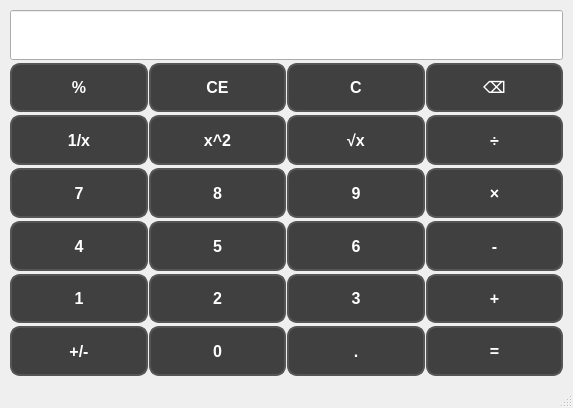
<?xml version="1.0" encoding="UTF-8"?>
<ui version="4.0">
 <class>MainWindow</class>
 <widget class="QMainWindow" name="MainWindow">
  <property name="geometry">
   <rect>
    <x>0</x>
    <y>0</y>
    <width>573</width>
    <height>408</height>
   </rect>
  </property>
  <property name="windowTitle">
   <string>计算器-许浩然-2023414290431</string>
  </property>
  <widget class="QWidget" name="centralwidget">
   <property name="sizePolicy">
    <sizepolicy hsizetype="Minimum" vsizetype="Minimum">
     <horstretch>0</horstretch>
     <verstretch>0</verstretch>
    </sizepolicy>
   </property>
   <layout class="QVBoxLayout" name="verticalLayout">
    <item>
     <layout class="QGridLayout" name="gridLayout">
      <property name="leftMargin">
       <number>1</number>
      </property>
      <property name="topMargin">
       <number>1</number>
      </property>
      <property name="rightMargin">
       <number>1</number>
      </property>
      <property name="bottomMargin">
       <number>1</number>
      </property>
      <property name="horizontalSpacing">
       <number>1</number>
      </property>
      <property name="verticalSpacing">
       <number>3</number>
      </property>
      <item row="1" column="3">
       <widget class="QPushButton" name="delete_2">
        <property name="sizePolicy">
         <sizepolicy hsizetype="Minimum" vsizetype="Minimum">
          <horstretch>0</horstretch>
          <verstretch>0</verstretch>
         </sizepolicy>
        </property>
        <property name="styleSheet">
         <string notr="true">QWidget {
    background-color: #2b2b2b;
    color: #ffffff;
    font-family: 'Segoe UI', Arial;
    font-size: 14px;
}

QPushButton {
    background-color: #404040;
    border: 2px solid #555555;
    border-radius: 10px;
    color: white;
    font-size: 16px;
    font-weight: bold;
    min-width: 40px;
    min-height: 40px;
}

QPushButton:hover {
    background-color: #505050;
    border-color: #666666;
}

QPushButton:pressed {
    background-color: #606060;
}

/* 数字按钮特殊样式 */
QPushButton[styleClass=&quot;number&quot;] {
    background-color: #4a4a4a;
    border-color: #666666;
}

QPushButton[styleClass=&quot;number&quot;]:hover {
    background-color: #5a5a5a;
}

/* 运算符按钮特殊样式 */
QPushButton[styleClass=&quot;operator&quot;] {
    background-color: #ff9500;
    border-color: #ffad33;
    color: white;
}

QPushButton[styleClass=&quot;operator&quot;]:hover {
    background-color: #ffaa33;
}

QPushButton[styleClass=&quot;operator&quot;]:pressed {
    background-color: #e68500;
}

/* 等号按钮特殊样式 */
QPushButton[styleClass=&quot;equals&quot;] {
    background-color: #007aff;
    border-color: #3395ff;
}

QPushButton[styleClass=&quot;equals&quot;]:hover {
    background-color: #3395ff;
}

/* 显示区域样式 */
QLineEdit {
    background-color: #1a1a1a;
    border: 2px solid #444444;
    border-radius: 8px;
    color: #00ff00;
    font-size: 24px;
    font-weight: bold;
    padding: 10px;
    selection-background-color: #007acc;
}</string>
        </property>
        <property name="text">
         <string>⌫</string>
        </property>
       </widget>
      </item>
      <item row="4" column="1">
       <widget class="QPushButton" name="btnNum5">
        <property name="sizePolicy">
         <sizepolicy hsizetype="Minimum" vsizetype="Minimum">
          <horstretch>0</horstretch>
          <verstretch>0</verstretch>
         </sizepolicy>
        </property>
        <property name="styleSheet">
         <string notr="true">QWidget {
    background-color: #2b2b2b;
    color: #ffffff;
    font-family: 'Segoe UI', Arial;
    font-size: 14px;
}

QPushButton {
    background-color: #404040;
    border: 2px solid #555555;
    border-radius: 10px;
    color: white;
    font-size: 16px;
    font-weight: bold;
    min-width: 40px;
    min-height: 40px;
}

QPushButton:hover {
    background-color: #505050;
    border-color: #666666;
}

QPushButton:pressed {
    background-color: #606060;
}

/* 数字按钮特殊样式 */
QPushButton[styleClass=&quot;number&quot;] {
    background-color: #4a4a4a;
    border-color: #666666;
}

QPushButton[styleClass=&quot;number&quot;]:hover {
    background-color: #5a5a5a;
}

/* 运算符按钮特殊样式 */
QPushButton[styleClass=&quot;operator&quot;] {
    background-color: #ff9500;
    border-color: #ffad33;
    color: white;
}

QPushButton[styleClass=&quot;operator&quot;]:hover {
    background-color: #ffaa33;
}

QPushButton[styleClass=&quot;operator&quot;]:pressed {
    background-color: #e68500;
}

/* 等号按钮特殊样式 */
QPushButton[styleClass=&quot;equals&quot;] {
    background-color: #007aff;
    border-color: #3395ff;
}

QPushButton[styleClass=&quot;equals&quot;]:hover {
    background-color: #3395ff;
}

/* 显示区域样式 */
QLineEdit {
    background-color: #1a1a1a;
    border: 2px solid #444444;
    border-radius: 8px;
    color: #00ff00;
    font-size: 24px;
    font-weight: bold;
    padding: 10px;
    selection-background-color: #007acc;
}</string>
        </property>
        <property name="text">
         <string>5</string>
        </property>
       </widget>
      </item>
      <item row="5" column="0">
       <widget class="QPushButton" name="btnNum1">
        <property name="sizePolicy">
         <sizepolicy hsizetype="Minimum" vsizetype="Minimum">
          <horstretch>0</horstretch>
          <verstretch>0</verstretch>
         </sizepolicy>
        </property>
        <property name="styleSheet">
         <string notr="true">QWidget {
    background-color: #2b2b2b;
    color: #ffffff;
    font-family: 'Segoe UI', Arial;
    font-size: 14px;
}

QPushButton {
    background-color: #404040;
    border: 2px solid #555555;
    border-radius: 10px;
    color: white;
    font-size: 16px;
    font-weight: bold;
    min-width: 40px;
    min-height: 40px;
}

QPushButton:hover {
    background-color: #505050;
    border-color: #666666;
}

QPushButton:pressed {
    background-color: #606060;
}

/* 数字按钮特殊样式 */
QPushButton[styleClass=&quot;number&quot;] {
    background-color: #4a4a4a;
    border-color: #666666;
}

QPushButton[styleClass=&quot;number&quot;]:hover {
    background-color: #5a5a5a;
}

/* 运算符按钮特殊样式 */
QPushButton[styleClass=&quot;operator&quot;] {
    background-color: #ff9500;
    border-color: #ffad33;
    color: white;
}

QPushButton[styleClass=&quot;operator&quot;]:hover {
    background-color: #ffaa33;
}

QPushButton[styleClass=&quot;operator&quot;]:pressed {
    background-color: #e68500;
}

/* 等号按钮特殊样式 */
QPushButton[styleClass=&quot;equals&quot;] {
    background-color: #007aff;
    border-color: #3395ff;
}

QPushButton[styleClass=&quot;equals&quot;]:hover {
    background-color: #3395ff;
}

/* 显示区域样式 */
QLineEdit {
    background-color: #1a1a1a;
    border: 2px solid #444444;
    border-radius: 8px;
    color: #00ff00;
    font-size: 24px;
    font-weight: bold;
    padding: 10px;
    selection-background-color: #007acc;
}</string>
        </property>
        <property name="text">
         <string>1</string>
        </property>
       </widget>
      </item>
      <item row="6" column="1">
       <widget class="QPushButton" name="btnNum0">
        <property name="sizePolicy">
         <sizepolicy hsizetype="Minimum" vsizetype="Minimum">
          <horstretch>0</horstretch>
          <verstretch>0</verstretch>
         </sizepolicy>
        </property>
        <property name="styleSheet">
         <string notr="true">QWidget {
    background-color: #2b2b2b;
    color: #ffffff;
    font-family: 'Segoe UI', Arial;
    font-size: 14px;
}

QPushButton {
    background-color: #404040;
    border: 2px solid #555555;
    border-radius: 10px;
    color: white;
    font-size: 16px;
    font-weight: bold;
    min-width: 40px;
    min-height: 40px;
}

QPushButton:hover {
    background-color: #505050;
    border-color: #666666;
}

QPushButton:pressed {
    background-color: #606060;
}

/* 数字按钮特殊样式 */
QPushButton[styleClass=&quot;number&quot;] {
    background-color: #4a4a4a;
    border-color: #666666;
}

QPushButton[styleClass=&quot;number&quot;]:hover {
    background-color: #5a5a5a;
}

/* 运算符按钮特殊样式 */
QPushButton[styleClass=&quot;operator&quot;] {
    background-color: #ff9500;
    border-color: #ffad33;
    color: white;
}

QPushButton[styleClass=&quot;operator&quot;]:hover {
    background-color: #ffaa33;
}

QPushButton[styleClass=&quot;operator&quot;]:pressed {
    background-color: #e68500;
}

/* 等号按钮特殊样式 */
QPushButton[styleClass=&quot;equals&quot;] {
    background-color: #007aff;
    border-color: #3395ff;
}

QPushButton[styleClass=&quot;equals&quot;]:hover {
    background-color: #3395ff;
}

/* 显示区域样式 */
QLineEdit {
    background-color: #1a1a1a;
    border: 2px solid #444444;
    border-radius: 8px;
    color: #00ff00;
    font-size: 24px;
    font-weight: bold;
    padding: 10px;
    selection-background-color: #007acc;
}</string>
        </property>
        <property name="text">
         <string>0</string>
        </property>
       </widget>
      </item>
      <item row="5" column="2">
       <widget class="QPushButton" name="btnNum3">
        <property name="sizePolicy">
         <sizepolicy hsizetype="Minimum" vsizetype="Minimum">
          <horstretch>0</horstretch>
          <verstretch>0</verstretch>
         </sizepolicy>
        </property>
        <property name="styleSheet">
         <string notr="true">QWidget {
    background-color: #2b2b2b;
    color: #ffffff;
    font-family: 'Segoe UI', Arial;
    font-size: 14px;
}

QPushButton {
    background-color: #404040;
    border: 2px solid #555555;
    border-radius: 10px;
    color: white;
    font-size: 16px;
    font-weight: bold;
    min-width: 40px;
    min-height: 40px;
}

QPushButton:hover {
    background-color: #505050;
    border-color: #666666;
}

QPushButton:pressed {
    background-color: #606060;
}

/* 数字按钮特殊样式 */
QPushButton[styleClass=&quot;number&quot;] {
    background-color: #4a4a4a;
    border-color: #666666;
}

QPushButton[styleClass=&quot;number&quot;]:hover {
    background-color: #5a5a5a;
}

/* 运算符按钮特殊样式 */
QPushButton[styleClass=&quot;operator&quot;] {
    background-color: #ff9500;
    border-color: #ffad33;
    color: white;
}

QPushButton[styleClass=&quot;operator&quot;]:hover {
    background-color: #ffaa33;
}

QPushButton[styleClass=&quot;operator&quot;]:pressed {
    background-color: #e68500;
}

/* 等号按钮特殊样式 */
QPushButton[styleClass=&quot;equals&quot;] {
    background-color: #007aff;
    border-color: #3395ff;
}

QPushButton[styleClass=&quot;equals&quot;]:hover {
    background-color: #3395ff;
}

/* 显示区域样式 */
QLineEdit {
    background-color: #1a1a1a;
    border: 2px solid #444444;
    border-radius: 8px;
    color: #00ff00;
    font-size: 24px;
    font-weight: bold;
    padding: 10px;
    selection-background-color: #007acc;
}</string>
        </property>
        <property name="text">
         <string>3</string>
        </property>
       </widget>
      </item>
      <item row="6" column="3">
       <widget class="QPushButton" name="dengyu">
        <property name="sizePolicy">
         <sizepolicy hsizetype="Minimum" vsizetype="Minimum">
          <horstretch>0</horstretch>
          <verstretch>0</verstretch>
         </sizepolicy>
        </property>
        <property name="styleSheet">
         <string notr="true">QWidget {
    background-color: #2b2b2b;
    color: #ffffff;
    font-family: 'Segoe UI', Arial;
    font-size: 14px;
}

QPushButton {
    background-color: #404040;
    border: 2px solid #555555;
    border-radius: 10px;
    color: white;
    font-size: 16px;
    font-weight: bold;
    min-width: 40px;
    min-height: 40px;
}

QPushButton:hover {
    background-color: #505050;
    border-color: #666666;
}

QPushButton:pressed {
    background-color: #606060;
}

/* 数字按钮特殊样式 */
QPushButton[styleClass=&quot;number&quot;] {
    background-color: #4a4a4a;
    border-color: #666666;
}

QPushButton[styleClass=&quot;number&quot;]:hover {
    background-color: #5a5a5a;
}

/* 运算符按钮特殊样式 */
QPushButton[styleClass=&quot;operator&quot;] {
    background-color: #ff9500;
    border-color: #ffad33;
    color: white;
}

QPushButton[styleClass=&quot;operator&quot;]:hover {
    background-color: #ffaa33;
}

QPushButton[styleClass=&quot;operator&quot;]:pressed {
    background-color: #e68500;
}

/* 等号按钮特殊样式 */
QPushButton[styleClass=&quot;equals&quot;] {
    background-color: #007aff;
    border-color: #3395ff;
}

QPushButton[styleClass=&quot;equals&quot;]:hover {
    background-color: #3395ff;
}

/* 显示区域样式 */
QLineEdit {
    background-color: #1a1a1a;
    border: 2px solid #444444;
    border-radius: 8px;
    color: #00ff00;
    font-size: 24px;
    font-weight: bold;
    padding: 10px;
    selection-background-color: #007acc;
}</string>
        </property>
        <property name="text">
         <string>=</string>
        </property>
       </widget>
      </item>
      <item row="5" column="1">
       <widget class="QPushButton" name="btnNum2">
        <property name="sizePolicy">
         <sizepolicy hsizetype="Minimum" vsizetype="Minimum">
          <horstretch>0</horstretch>
          <verstretch>0</verstretch>
         </sizepolicy>
        </property>
        <property name="styleSheet">
         <string notr="true">QWidget {
    background-color: #2b2b2b;
    color: #ffffff;
    font-family: 'Segoe UI', Arial;
    font-size: 14px;
}

QPushButton {
    background-color: #404040;
    border: 2px solid #555555;
    border-radius: 10px;
    color: white;
    font-size: 16px;
    font-weight: bold;
    min-width: 40px;
    min-height: 40px;
}

QPushButton:hover {
    background-color: #505050;
    border-color: #666666;
}

QPushButton:pressed {
    background-color: #606060;
}

/* 数字按钮特殊样式 */
QPushButton[styleClass=&quot;number&quot;] {
    background-color: #4a4a4a;
    border-color: #666666;
}

QPushButton[styleClass=&quot;number&quot;]:hover {
    background-color: #5a5a5a;
}

/* 运算符按钮特殊样式 */
QPushButton[styleClass=&quot;operator&quot;] {
    background-color: #ff9500;
    border-color: #ffad33;
    color: white;
}

QPushButton[styleClass=&quot;operator&quot;]:hover {
    background-color: #ffaa33;
}

QPushButton[styleClass=&quot;operator&quot;]:pressed {
    background-color: #e68500;
}

/* 等号按钮特殊样式 */
QPushButton[styleClass=&quot;equals&quot;] {
    background-color: #007aff;
    border-color: #3395ff;
}

QPushButton[styleClass=&quot;equals&quot;]:hover {
    background-color: #3395ff;
}

/* 显示区域样式 */
QLineEdit {
    background-color: #1a1a1a;
    border: 2px solid #444444;
    border-radius: 8px;
    color: #00ff00;
    font-size: 24px;
    font-weight: bold;
    padding: 10px;
    selection-background-color: #007acc;
}</string>
        </property>
        <property name="text">
         <string>2</string>
        </property>
       </widget>
      </item>
      <item row="5" column="3">
       <widget class="QPushButton" name="jiafa">
        <property name="sizePolicy">
         <sizepolicy hsizetype="Minimum" vsizetype="Minimum">
          <horstretch>0</horstretch>
          <verstretch>0</verstretch>
         </sizepolicy>
        </property>
        <property name="styleSheet">
         <string notr="true">QWidget {
    background-color: #2b2b2b;
    color: #ffffff;
    font-family: 'Segoe UI', Arial;
    font-size: 14px;
}

QPushButton {
    background-color: #404040;
    border: 2px solid #555555;
    border-radius: 10px;
    color: white;
    font-size: 16px;
    font-weight: bold;
    min-width: 40px;
    min-height: 40px;
}

QPushButton:hover {
    background-color: #505050;
    border-color: #666666;
}

QPushButton:pressed {
    background-color: #606060;
}

/* 数字按钮特殊样式 */
QPushButton[styleClass=&quot;number&quot;] {
    background-color: #4a4a4a;
    border-color: #666666;
}

QPushButton[styleClass=&quot;number&quot;]:hover {
    background-color: #5a5a5a;
}

/* 运算符按钮特殊样式 */
QPushButton[styleClass=&quot;operator&quot;] {
    background-color: #ff9500;
    border-color: #ffad33;
    color: white;
}

QPushButton[styleClass=&quot;operator&quot;]:hover {
    background-color: #ffaa33;
}

QPushButton[styleClass=&quot;operator&quot;]:pressed {
    background-color: #e68500;
}

/* 等号按钮特殊样式 */
QPushButton[styleClass=&quot;equals&quot;] {
    background-color: #007aff;
    border-color: #3395ff;
}

QPushButton[styleClass=&quot;equals&quot;]:hover {
    background-color: #3395ff;
}

/* 显示区域样式 */
QLineEdit {
    background-color: #1a1a1a;
    border: 2px solid #444444;
    border-radius: 8px;
    color: #00ff00;
    font-size: 24px;
    font-weight: bold;
    padding: 10px;
    selection-background-color: #007acc;
}</string>
        </property>
        <property name="text">
         <string>+</string>
        </property>
       </widget>
      </item>
      <item row="3" column="0">
       <widget class="QPushButton" name="btnNum7">
        <property name="sizePolicy">
         <sizepolicy hsizetype="Minimum" vsizetype="Minimum">
          <horstretch>0</horstretch>
          <verstretch>0</verstretch>
         </sizepolicy>
        </property>
        <property name="styleSheet">
         <string notr="true">QWidget {
    background-color: #2b2b2b;
    color: #ffffff;
    font-family: 'Segoe UI', Arial;
    font-size: 14px;
}

QPushButton {
    background-color: #404040;
    border: 2px solid #555555;
    border-radius: 10px;
    color: white;
    font-size: 16px;
    font-weight: bold;
    min-width: 40px;
    min-height: 40px;
}

QPushButton:hover {
    background-color: #505050;
    border-color: #666666;
}

QPushButton:pressed {
    background-color: #606060;
}

/* 数字按钮特殊样式 */
QPushButton[styleClass=&quot;number&quot;] {
    background-color: #4a4a4a;
    border-color: #666666;
}

QPushButton[styleClass=&quot;number&quot;]:hover {
    background-color: #5a5a5a;
}

/* 运算符按钮特殊样式 */
QPushButton[styleClass=&quot;operator&quot;] {
    background-color: #ff9500;
    border-color: #ffad33;
    color: white;
}

QPushButton[styleClass=&quot;operator&quot;]:hover {
    background-color: #ffaa33;
}

QPushButton[styleClass=&quot;operator&quot;]:pressed {
    background-color: #e68500;
}

/* 等号按钮特殊样式 */
QPushButton[styleClass=&quot;equals&quot;] {
    background-color: #007aff;
    border-color: #3395ff;
}

QPushButton[styleClass=&quot;equals&quot;]:hover {
    background-color: #3395ff;
}

/* 显示区域样式 */
QLineEdit {
    background-color: #1a1a1a;
    border: 2px solid #444444;
    border-radius: 8px;
    color: #00ff00;
    font-size: 24px;
    font-weight: bold;
    padding: 10px;
    selection-background-color: #007acc;
}</string>
        </property>
        <property name="text">
         <string>7</string>
        </property>
       </widget>
      </item>
      <item row="2" column="3">
       <widget class="QPushButton" name="chufa">
        <property name="sizePolicy">
         <sizepolicy hsizetype="Minimum" vsizetype="Minimum">
          <horstretch>0</horstretch>
          <verstretch>0</verstretch>
         </sizepolicy>
        </property>
        <property name="styleSheet">
         <string notr="true">QWidget {
    background-color: #2b2b2b;
    color: #ffffff;
    font-family: 'Segoe UI', Arial;
    font-size: 14px;
}

QPushButton {
    background-color: #404040;
    border: 2px solid #555555;
    border-radius: 10px;
    color: white;
    font-size: 16px;
    font-weight: bold;
    min-width: 40px;
    min-height: 40px;
}

QPushButton:hover {
    background-color: #505050;
    border-color: #666666;
}

QPushButton:pressed {
    background-color: #606060;
}

/* 数字按钮特殊样式 */
QPushButton[styleClass=&quot;number&quot;] {
    background-color: #4a4a4a;
    border-color: #666666;
}

QPushButton[styleClass=&quot;number&quot;]:hover {
    background-color: #5a5a5a;
}

/* 运算符按钮特殊样式 */
QPushButton[styleClass=&quot;operator&quot;] {
    background-color: #ff9500;
    border-color: #ffad33;
    color: white;
}

QPushButton[styleClass=&quot;operator&quot;]:hover {
    background-color: #ffaa33;
}

QPushButton[styleClass=&quot;operator&quot;]:pressed {
    background-color: #e68500;
}

/* 等号按钮特殊样式 */
QPushButton[styleClass=&quot;equals&quot;] {
    background-color: #007aff;
    border-color: #3395ff;
}

QPushButton[styleClass=&quot;equals&quot;]:hover {
    background-color: #3395ff;
}

/* 显示区域样式 */
QLineEdit {
    background-color: #1a1a1a;
    border: 2px solid #444444;
    border-radius: 8px;
    color: #00ff00;
    font-size: 24px;
    font-weight: bold;
    padding: 10px;
    selection-background-color: #007acc;
}</string>
        </property>
        <property name="text">
         <string>÷</string>
        </property>
       </widget>
      </item>
      <item row="3" column="1">
       <widget class="QPushButton" name="btnNum8">
        <property name="sizePolicy">
         <sizepolicy hsizetype="Minimum" vsizetype="Minimum">
          <horstretch>0</horstretch>
          <verstretch>0</verstretch>
         </sizepolicy>
        </property>
        <property name="styleSheet">
         <string notr="true">QWidget {
    background-color: #2b2b2b;
    color: #ffffff;
    font-family: 'Segoe UI', Arial;
    font-size: 14px;
}

QPushButton {
    background-color: #404040;
    border: 2px solid #555555;
    border-radius: 10px;
    color: white;
    font-size: 16px;
    font-weight: bold;
    min-width: 40px;
    min-height: 40px;
}

QPushButton:hover {
    background-color: #505050;
    border-color: #666666;
}

QPushButton:pressed {
    background-color: #606060;
}

/* 数字按钮特殊样式 */
QPushButton[styleClass=&quot;number&quot;] {
    background-color: #4a4a4a;
    border-color: #666666;
}

QPushButton[styleClass=&quot;number&quot;]:hover {
    background-color: #5a5a5a;
}

/* 运算符按钮特殊样式 */
QPushButton[styleClass=&quot;operator&quot;] {
    background-color: #ff9500;
    border-color: #ffad33;
    color: white;
}

QPushButton[styleClass=&quot;operator&quot;]:hover {
    background-color: #ffaa33;
}

QPushButton[styleClass=&quot;operator&quot;]:pressed {
    background-color: #e68500;
}

/* 等号按钮特殊样式 */
QPushButton[styleClass=&quot;equals&quot;] {
    background-color: #007aff;
    border-color: #3395ff;
}

QPushButton[styleClass=&quot;equals&quot;]:hover {
    background-color: #3395ff;
}

/* 显示区域样式 */
QLineEdit {
    background-color: #1a1a1a;
    border: 2px solid #444444;
    border-radius: 8px;
    color: #00ff00;
    font-size: 24px;
    font-weight: bold;
    padding: 10px;
    selection-background-color: #007acc;
}</string>
        </property>
        <property name="text">
         <string>8</string>
        </property>
       </widget>
      </item>
      <item row="6" column="2">
       <widget class="QPushButton" name="xiaoshudian">
        <property name="sizePolicy">
         <sizepolicy hsizetype="Minimum" vsizetype="Minimum">
          <horstretch>0</horstretch>
          <verstretch>0</verstretch>
         </sizepolicy>
        </property>
        <property name="styleSheet">
         <string notr="true">QWidget {
    background-color: #2b2b2b;
    color: #ffffff;
    font-family: 'Segoe UI', Arial;
    font-size: 14px;
}

QPushButton {
    background-color: #404040;
    border: 2px solid #555555;
    border-radius: 10px;
    color: white;
    font-size: 16px;
    font-weight: bold;
    min-width: 40px;
    min-height: 40px;
}

QPushButton:hover {
    background-color: #505050;
    border-color: #666666;
}

QPushButton:pressed {
    background-color: #606060;
}

/* 数字按钮特殊样式 */
QPushButton[styleClass=&quot;number&quot;] {
    background-color: #4a4a4a;
    border-color: #666666;
}

QPushButton[styleClass=&quot;number&quot;]:hover {
    background-color: #5a5a5a;
}

/* 运算符按钮特殊样式 */
QPushButton[styleClass=&quot;operator&quot;] {
    background-color: #ff9500;
    border-color: #ffad33;
    color: white;
}

QPushButton[styleClass=&quot;operator&quot;]:hover {
    background-color: #ffaa33;
}

QPushButton[styleClass=&quot;operator&quot;]:pressed {
    background-color: #e68500;
}

/* 等号按钮特殊样式 */
QPushButton[styleClass=&quot;equals&quot;] {
    background-color: #007aff;
    border-color: #3395ff;
}

QPushButton[styleClass=&quot;equals&quot;]:hover {
    background-color: #3395ff;
}

/* 显示区域样式 */
QLineEdit {
    background-color: #1a1a1a;
    border: 2px solid #444444;
    border-radius: 8px;
    color: #00ff00;
    font-size: 24px;
    font-weight: bold;
    padding: 10px;
    selection-background-color: #007acc;
}</string>
        </property>
        <property name="text">
         <string>.</string>
        </property>
       </widget>
      </item>
      <item row="3" column="3">
       <widget class="QPushButton" name="chengfa">
        <property name="sizePolicy">
         <sizepolicy hsizetype="Minimum" vsizetype="Minimum">
          <horstretch>0</horstretch>
          <verstretch>0</verstretch>
         </sizepolicy>
        </property>
        <property name="styleSheet">
         <string notr="true">QWidget {
    background-color: #2b2b2b;
    color: #ffffff;
    font-family: 'Segoe UI', Arial;
    font-size: 14px;
}

QPushButton {
    background-color: #404040;
    border: 2px solid #555555;
    border-radius: 10px;
    color: white;
    font-size: 16px;
    font-weight: bold;
    min-width: 40px;
    min-height: 40px;
}

QPushButton:hover {
    background-color: #505050;
    border-color: #666666;
}

QPushButton:pressed {
    background-color: #606060;
}

/* 数字按钮特殊样式 */
QPushButton[styleClass=&quot;number&quot;] {
    background-color: #4a4a4a;
    border-color: #666666;
}

QPushButton[styleClass=&quot;number&quot;]:hover {
    background-color: #5a5a5a;
}

/* 运算符按钮特殊样式 */
QPushButton[styleClass=&quot;operator&quot;] {
    background-color: #ff9500;
    border-color: #ffad33;
    color: white;
}

QPushButton[styleClass=&quot;operator&quot;]:hover {
    background-color: #ffaa33;
}

QPushButton[styleClass=&quot;operator&quot;]:pressed {
    background-color: #e68500;
}

/* 等号按钮特殊样式 */
QPushButton[styleClass=&quot;equals&quot;] {
    background-color: #007aff;
    border-color: #3395ff;
}

QPushButton[styleClass=&quot;equals&quot;]:hover {
    background-color: #3395ff;
}

/* 显示区域样式 */
QLineEdit {
    background-color: #1a1a1a;
    border: 2px solid #444444;
    border-radius: 8px;
    color: #00ff00;
    font-size: 24px;
    font-weight: bold;
    padding: 10px;
    selection-background-color: #007acc;
}</string>
        </property>
        <property name="text">
         <string>×</string>
        </property>
       </widget>
      </item>
      <item row="2" column="1">
       <widget class="QPushButton" name="pingfang">
        <property name="sizePolicy">
         <sizepolicy hsizetype="Minimum" vsizetype="Minimum">
          <horstretch>0</horstretch>
          <verstretch>0</verstretch>
         </sizepolicy>
        </property>
        <property name="styleSheet">
         <string notr="true">QWidget {
    background-color: #2b2b2b;
    color: #ffffff;
    font-family: 'Segoe UI', Arial;
    font-size: 14px;
}

QPushButton {
    background-color: #404040;
    border: 2px solid #555555;
    border-radius: 10px;
    color: white;
    font-size: 16px;
    font-weight: bold;
    min-width: 40px;
    min-height: 40px;
}

QPushButton:hover {
    background-color: #505050;
    border-color: #666666;
}

QPushButton:pressed {
    background-color: #606060;
}

/* 数字按钮特殊样式 */
QPushButton[styleClass=&quot;number&quot;] {
    background-color: #4a4a4a;
    border-color: #666666;
}

QPushButton[styleClass=&quot;number&quot;]:hover {
    background-color: #5a5a5a;
}

/* 运算符按钮特殊样式 */
QPushButton[styleClass=&quot;operator&quot;] {
    background-color: #ff9500;
    border-color: #ffad33;
    color: white;
}

QPushButton[styleClass=&quot;operator&quot;]:hover {
    background-color: #ffaa33;
}

QPushButton[styleClass=&quot;operator&quot;]:pressed {
    background-color: #e68500;
}

/* 等号按钮特殊样式 */
QPushButton[styleClass=&quot;equals&quot;] {
    background-color: #007aff;
    border-color: #3395ff;
}

QPushButton[styleClass=&quot;equals&quot;]:hover {
    background-color: #3395ff;
}

/* 显示区域样式 */
QLineEdit {
    background-color: #1a1a1a;
    border: 2px solid #444444;
    border-radius: 8px;
    color: #00ff00;
    font-size: 24px;
    font-weight: bold;
    padding: 10px;
    selection-background-color: #007acc;
}</string>
        </property>
        <property name="text">
         <string>x^2</string>
        </property>
       </widget>
      </item>
      <item row="4" column="2">
       <widget class="QPushButton" name="btnNum6">
        <property name="sizePolicy">
         <sizepolicy hsizetype="Minimum" vsizetype="Minimum">
          <horstretch>0</horstretch>
          <verstretch>0</verstretch>
         </sizepolicy>
        </property>
        <property name="styleSheet">
         <string notr="true">QWidget {
    background-color: #2b2b2b;
    color: #ffffff;
    font-family: 'Segoe UI', Arial;
    font-size: 14px;
}

QPushButton {
    background-color: #404040;
    border: 2px solid #555555;
    border-radius: 10px;
    color: white;
    font-size: 16px;
    font-weight: bold;
    min-width: 40px;
    min-height: 40px;
}

QPushButton:hover {
    background-color: #505050;
    border-color: #666666;
}

QPushButton:pressed {
    background-color: #606060;
}

/* 数字按钮特殊样式 */
QPushButton[styleClass=&quot;number&quot;] {
    background-color: #4a4a4a;
    border-color: #666666;
}

QPushButton[styleClass=&quot;number&quot;]:hover {
    background-color: #5a5a5a;
}

/* 运算符按钮特殊样式 */
QPushButton[styleClass=&quot;operator&quot;] {
    background-color: #ff9500;
    border-color: #ffad33;
    color: white;
}

QPushButton[styleClass=&quot;operator&quot;]:hover {
    background-color: #ffaa33;
}

QPushButton[styleClass=&quot;operator&quot;]:pressed {
    background-color: #e68500;
}

/* 等号按钮特殊样式 */
QPushButton[styleClass=&quot;equals&quot;] {
    background-color: #007aff;
    border-color: #3395ff;
}

QPushButton[styleClass=&quot;equals&quot;]:hover {
    background-color: #3395ff;
}

/* 显示区域样式 */
QLineEdit {
    background-color: #1a1a1a;
    border: 2px solid #444444;
    border-radius: 8px;
    color: #00ff00;
    font-size: 24px;
    font-weight: bold;
    padding: 10px;
    selection-background-color: #007acc;
}</string>
        </property>
        <property name="text">
         <string>6</string>
        </property>
       </widget>
      </item>
      <item row="1" column="1">
       <widget class="QPushButton" name="CE">
        <property name="sizePolicy">
         <sizepolicy hsizetype="Minimum" vsizetype="Minimum">
          <horstretch>0</horstretch>
          <verstretch>0</verstretch>
         </sizepolicy>
        </property>
        <property name="styleSheet">
         <string notr="true">QWidget {
    background-color: #2b2b2b;
    color: #ffffff;
    font-family: 'Segoe UI', Arial;
    font-size: 14px;
}

QPushButton {
    background-color: #404040;
    border: 2px solid #555555;
    border-radius: 10px;
    color: white;
    font-size: 16px;
    font-weight: bold;
    min-width: 40px;
    min-height: 40px;
}

QPushButton:hover {
    background-color: #505050;
    border-color: #666666;
}

QPushButton:pressed {
    background-color: #606060;
}

/* 数字按钮特殊样式 */
QPushButton[styleClass=&quot;number&quot;] {
    background-color: #4a4a4a;
    border-color: #666666;
}

QPushButton[styleClass=&quot;number&quot;]:hover {
    background-color: #5a5a5a;
}

/* 运算符按钮特殊样式 */
QPushButton[styleClass=&quot;operator&quot;] {
    background-color: #ff9500;
    border-color: #ffad33;
    color: white;
}

QPushButton[styleClass=&quot;operator&quot;]:hover {
    background-color: #ffaa33;
}

QPushButton[styleClass=&quot;operator&quot;]:pressed {
    background-color: #e68500;
}

/* 等号按钮特殊样式 */
QPushButton[styleClass=&quot;equals&quot;] {
    background-color: #007aff;
    border-color: #3395ff;
}

QPushButton[styleClass=&quot;equals&quot;]:hover {
    background-color: #3395ff;
}

/* 显示区域样式 */
QLineEdit {
    background-color: #1a1a1a;
    border: 2px solid #444444;
    border-radius: 8px;
    color: #00ff00;
    font-size: 24px;
    font-weight: bold;
    padding: 10px;
    selection-background-color: #007acc;
}</string>
        </property>
        <property name="text">
         <string>CE</string>
        </property>
       </widget>
      </item>
      <item row="4" column="0">
       <widget class="QPushButton" name="btnNum4">
        <property name="sizePolicy">
         <sizepolicy hsizetype="Minimum" vsizetype="Minimum">
          <horstretch>0</horstretch>
          <verstretch>0</verstretch>
         </sizepolicy>
        </property>
        <property name="styleSheet">
         <string notr="true">QWidget {
    background-color: #2b2b2b;
    color: #ffffff;
    font-family: 'Segoe UI', Arial;
    font-size: 14px;
}

QPushButton {
    background-color: #404040;
    border: 2px solid #555555;
    border-radius: 10px;
    color: white;
    font-size: 16px;
    font-weight: bold;
    min-width: 40px;
    min-height: 40px;
}

QPushButton:hover {
    background-color: #505050;
    border-color: #666666;
}

QPushButton:pressed {
    background-color: #606060;
}

/* 数字按钮特殊样式 */
QPushButton[styleClass=&quot;number&quot;] {
    background-color: #4a4a4a;
    border-color: #666666;
}

QPushButton[styleClass=&quot;number&quot;]:hover {
    background-color: #5a5a5a;
}

/* 运算符按钮特殊样式 */
QPushButton[styleClass=&quot;operator&quot;] {
    background-color: #ff9500;
    border-color: #ffad33;
    color: white;
}

QPushButton[styleClass=&quot;operator&quot;]:hover {
    background-color: #ffaa33;
}

QPushButton[styleClass=&quot;operator&quot;]:pressed {
    background-color: #e68500;
}

/* 等号按钮特殊样式 */
QPushButton[styleClass=&quot;equals&quot;] {
    background-color: #007aff;
    border-color: #3395ff;
}

QPushButton[styleClass=&quot;equals&quot;]:hover {
    background-color: #3395ff;
}

/* 显示区域样式 */
QLineEdit {
    background-color: #1a1a1a;
    border: 2px solid #444444;
    border-radius: 8px;
    color: #00ff00;
    font-size: 24px;
    font-weight: bold;
    padding: 10px;
    selection-background-color: #007acc;
}</string>
        </property>
        <property name="text">
         <string>4</string>
        </property>
       </widget>
      </item>
      <item row="4" column="3">
       <widget class="QPushButton" name="jianfa">
        <property name="sizePolicy">
         <sizepolicy hsizetype="Minimum" vsizetype="Minimum">
          <horstretch>0</horstretch>
          <verstretch>0</verstretch>
         </sizepolicy>
        </property>
        <property name="styleSheet">
         <string notr="true">QWidget {
    background-color: #2b2b2b;
    color: #ffffff;
    font-family: 'Segoe UI', Arial;
    font-size: 14px;
}

QPushButton {
    background-color: #404040;
    border: 2px solid #555555;
    border-radius: 10px;
    color: white;
    font-size: 16px;
    font-weight: bold;
    min-width: 40px;
    min-height: 40px;
}

QPushButton:hover {
    background-color: #505050;
    border-color: #666666;
}

QPushButton:pressed {
    background-color: #606060;
}

/* 数字按钮特殊样式 */
QPushButton[styleClass=&quot;number&quot;] {
    background-color: #4a4a4a;
    border-color: #666666;
}

QPushButton[styleClass=&quot;number&quot;]:hover {
    background-color: #5a5a5a;
}

/* 运算符按钮特殊样式 */
QPushButton[styleClass=&quot;operator&quot;] {
    background-color: #ff9500;
    border-color: #ffad33;
    color: white;
}

QPushButton[styleClass=&quot;operator&quot;]:hover {
    background-color: #ffaa33;
}

QPushButton[styleClass=&quot;operator&quot;]:pressed {
    background-color: #e68500;
}

/* 等号按钮特殊样式 */
QPushButton[styleClass=&quot;equals&quot;] {
    background-color: #007aff;
    border-color: #3395ff;
}

QPushButton[styleClass=&quot;equals&quot;]:hover {
    background-color: #3395ff;
}

/* 显示区域样式 */
QLineEdit {
    background-color: #1a1a1a;
    border: 2px solid #444444;
    border-radius: 8px;
    color: #00ff00;
    font-size: 24px;
    font-weight: bold;
    padding: 10px;
    selection-background-color: #007acc;
}</string>
        </property>
        <property name="text">
         <string>-</string>
        </property>
       </widget>
      </item>
      <item row="2" column="2">
       <widget class="QPushButton" name="genhao">
        <property name="sizePolicy">
         <sizepolicy hsizetype="Minimum" vsizetype="Minimum">
          <horstretch>0</horstretch>
          <verstretch>0</verstretch>
         </sizepolicy>
        </property>
        <property name="styleSheet">
         <string notr="true">QWidget {
    background-color: #2b2b2b;
    color: #ffffff;
    font-family: 'Segoe UI', Arial;
    font-size: 14px;
}

QPushButton {
    background-color: #404040;
    border: 2px solid #555555;
    border-radius: 10px;
    color: white;
    font-size: 16px;
    font-weight: bold;
    min-width: 40px;
    min-height: 40px;
}

QPushButton:hover {
    background-color: #505050;
    border-color: #666666;
}

QPushButton:pressed {
    background-color: #606060;
}

/* 数字按钮特殊样式 */
QPushButton[styleClass=&quot;number&quot;] {
    background-color: #4a4a4a;
    border-color: #666666;
}

QPushButton[styleClass=&quot;number&quot;]:hover {
    background-color: #5a5a5a;
}

/* 运算符按钮特殊样式 */
QPushButton[styleClass=&quot;operator&quot;] {
    background-color: #ff9500;
    border-color: #ffad33;
    color: white;
}

QPushButton[styleClass=&quot;operator&quot;]:hover {
    background-color: #ffaa33;
}

QPushButton[styleClass=&quot;operator&quot;]:pressed {
    background-color: #e68500;
}

/* 等号按钮特殊样式 */
QPushButton[styleClass=&quot;equals&quot;] {
    background-color: #007aff;
    border-color: #3395ff;
}

QPushButton[styleClass=&quot;equals&quot;]:hover {
    background-color: #3395ff;
}

/* 显示区域样式 */
QLineEdit {
    background-color: #1a1a1a;
    border: 2px solid #444444;
    border-radius: 8px;
    color: #00ff00;
    font-size: 24px;
    font-weight: bold;
    padding: 10px;
    selection-background-color: #007acc;
}</string>
        </property>
        <property name="text">
         <string>√x</string>
        </property>
       </widget>
      </item>
      <item row="1" column="0">
       <widget class="QPushButton" name="yushu">
        <property name="sizePolicy">
         <sizepolicy hsizetype="Minimum" vsizetype="Minimum">
          <horstretch>0</horstretch>
          <verstretch>0</verstretch>
         </sizepolicy>
        </property>
        <property name="styleSheet">
         <string notr="true">QWidget {
    background-color: #2b2b2b;
    color: #ffffff;
    font-family: 'Segoe UI', Arial;
    font-size: 14px;
}

QPushButton {
    background-color: #404040;
    border: 2px solid #555555;
    border-radius: 10px;
    color: white;
    font-size: 16px;
    font-weight: bold;
    min-width: 40px;
    min-height: 40px;
}

QPushButton:hover {
    background-color: #505050;
    border-color: #666666;
}

QPushButton:pressed {
    background-color: #606060;
}

/* 数字按钮特殊样式 */
QPushButton[styleClass=&quot;number&quot;] {
    background-color: #4a4a4a;
    border-color: #666666;
}

QPushButton[styleClass=&quot;number&quot;]:hover {
    background-color: #5a5a5a;
}

/* 运算符按钮特殊样式 */
QPushButton[styleClass=&quot;operator&quot;] {
    background-color: #ff9500;
    border-color: #ffad33;
    color: white;
}

QPushButton[styleClass=&quot;operator&quot;]:hover {
    background-color: #ffaa33;
}

QPushButton[styleClass=&quot;operator&quot;]:pressed {
    background-color: #e68500;
}

/* 等号按钮特殊样式 */
QPushButton[styleClass=&quot;equals&quot;] {
    background-color: #007aff;
    border-color: #3395ff;
}

QPushButton[styleClass=&quot;equals&quot;]:hover {
    background-color: #3395ff;
}

/* 显示区域样式 */
QLineEdit {
    background-color: #1a1a1a;
    border: 2px solid #444444;
    border-radius: 8px;
    color: #00ff00;
    font-size: 24px;
    font-weight: bold;
    padding: 10px;
    selection-background-color: #007acc;
}</string>
        </property>
        <property name="text">
         <string>%</string>
        </property>
       </widget>
      </item>
      <item row="1" column="2">
       <widget class="QPushButton" name="C">
        <property name="sizePolicy">
         <sizepolicy hsizetype="Minimum" vsizetype="Minimum">
          <horstretch>0</horstretch>
          <verstretch>0</verstretch>
         </sizepolicy>
        </property>
        <property name="styleSheet">
         <string notr="true">QWidget {
    background-color: #2b2b2b;
    color: #ffffff;
    font-family: 'Segoe UI', Arial;
    font-size: 14px;
}

QPushButton {
    background-color: #404040;
    border: 2px solid #555555;
    border-radius: 10px;
    color: white;
    font-size: 16px;
    font-weight: bold;
    min-width: 40px;
    min-height: 40px;
}

QPushButton:hover {
    background-color: #505050;
    border-color: #666666;
}

QPushButton:pressed {
    background-color: #606060;
}

/* 数字按钮特殊样式 */
QPushButton[styleClass=&quot;number&quot;] {
    background-color: #4a4a4a;
    border-color: #666666;
}

QPushButton[styleClass=&quot;number&quot;]:hover {
    background-color: #5a5a5a;
}

/* 运算符按钮特殊样式 */
QPushButton[styleClass=&quot;operator&quot;] {
    background-color: #ff9500;
    border-color: #ffad33;
    color: white;
}

QPushButton[styleClass=&quot;operator&quot;]:hover {
    background-color: #ffaa33;
}

QPushButton[styleClass=&quot;operator&quot;]:pressed {
    background-color: #e68500;
}

/* 等号按钮特殊样式 */
QPushButton[styleClass=&quot;equals&quot;] {
    background-color: #007aff;
    border-color: #3395ff;
}

QPushButton[styleClass=&quot;equals&quot;]:hover {
    background-color: #3395ff;
}

/* 显示区域样式 */
QLineEdit {
    background-color: #1a1a1a;
    border: 2px solid #444444;
    border-radius: 8px;
    color: #00ff00;
    font-size: 24px;
    font-weight: bold;
    padding: 10px;
    selection-background-color: #007acc;
}</string>
        </property>
        <property name="text">
         <string>C</string>
        </property>
       </widget>
      </item>
      <item row="2" column="0">
       <widget class="QPushButton" name="daoshu">
        <property name="sizePolicy">
         <sizepolicy hsizetype="Minimum" vsizetype="Minimum">
          <horstretch>0</horstretch>
          <verstretch>0</verstretch>
         </sizepolicy>
        </property>
        <property name="styleSheet">
         <string notr="true">QWidget {
    background-color: #2b2b2b;
    color: #ffffff;
    font-family: 'Segoe UI', Arial;
    font-size: 14px;
}

QPushButton {
    background-color: #404040;
    border: 2px solid #555555;
    border-radius: 10px;
    color: white;
    font-size: 16px;
    font-weight: bold;
    min-width: 40px;
    min-height: 40px;
}

QPushButton:hover {
    background-color: #505050;
    border-color: #666666;
}

QPushButton:pressed {
    background-color: #606060;
}

/* 数字按钮特殊样式 */
QPushButton[styleClass=&quot;number&quot;] {
    background-color: #4a4a4a;
    border-color: #666666;
}

QPushButton[styleClass=&quot;number&quot;]:hover {
    background-color: #5a5a5a;
}

/* 运算符按钮特殊样式 */
QPushButton[styleClass=&quot;operator&quot;] {
    background-color: #ff9500;
    border-color: #ffad33;
    color: white;
}

QPushButton[styleClass=&quot;operator&quot;]:hover {
    background-color: #ffaa33;
}

QPushButton[styleClass=&quot;operator&quot;]:pressed {
    background-color: #e68500;
}

/* 等号按钮特殊样式 */
QPushButton[styleClass=&quot;equals&quot;] {
    background-color: #007aff;
    border-color: #3395ff;
}

QPushButton[styleClass=&quot;equals&quot;]:hover {
    background-color: #3395ff;
}

/* 显示区域样式 */
QLineEdit {
    background-color: #1a1a1a;
    border: 2px solid #444444;
    border-radius: 8px;
    color: #00ff00;
    font-size: 24px;
    font-weight: bold;
    padding: 10px;
    selection-background-color: #007acc;
}</string>
        </property>
        <property name="text">
         <string>1/x</string>
        </property>
       </widget>
      </item>
      <item row="3" column="2">
       <widget class="QPushButton" name="btnNum9">
        <property name="sizePolicy">
         <sizepolicy hsizetype="Minimum" vsizetype="Minimum">
          <horstretch>0</horstretch>
          <verstretch>0</verstretch>
         </sizepolicy>
        </property>
        <property name="styleSheet">
         <string notr="true">QWidget {
    background-color: #2b2b2b;
    color: #ffffff;
    font-family: 'Segoe UI', Arial;
    font-size: 14px;
}

QPushButton {
    background-color: #404040;
    border: 2px solid #555555;
    border-radius: 10px;
    color: white;
    font-size: 16px;
    font-weight: bold;
    min-width: 40px;
    min-height: 40px;
}

QPushButton:hover {
    background-color: #505050;
    border-color: #666666;
}

QPushButton:pressed {
    background-color: #606060;
}

/* 数字按钮特殊样式 */
QPushButton[styleClass=&quot;number&quot;] {
    background-color: #4a4a4a;
    border-color: #666666;
}

QPushButton[styleClass=&quot;number&quot;]:hover {
    background-color: #5a5a5a;
}

/* 运算符按钮特殊样式 */
QPushButton[styleClass=&quot;operator&quot;] {
    background-color: #ff9500;
    border-color: #ffad33;
    color: white;
}

QPushButton[styleClass=&quot;operator&quot;]:hover {
    background-color: #ffaa33;
}

QPushButton[styleClass=&quot;operator&quot;]:pressed {
    background-color: #e68500;
}

/* 等号按钮特殊样式 */
QPushButton[styleClass=&quot;equals&quot;] {
    background-color: #007aff;
    border-color: #3395ff;
}

QPushButton[styleClass=&quot;equals&quot;]:hover {
    background-color: #3395ff;
}

/* 显示区域样式 */
QLineEdit {
    background-color: #1a1a1a;
    border: 2px solid #444444;
    border-radius: 8px;
    color: #00ff00;
    font-size: 24px;
    font-weight: bold;
    padding: 10px;
    selection-background-color: #007acc;
}</string>
        </property>
        <property name="text">
         <string>9</string>
        </property>
       </widget>
      </item>
      <item row="6" column="0">
       <widget class="QPushButton" name="jiajian">
        <property name="sizePolicy">
         <sizepolicy hsizetype="Minimum" vsizetype="Minimum">
          <horstretch>0</horstretch>
          <verstretch>0</verstretch>
         </sizepolicy>
        </property>
        <property name="styleSheet">
         <string notr="true">QWidget {
    background-color: #2b2b2b;
    color: #ffffff;
    font-family: 'Segoe UI', Arial;
    font-size: 14px;
}

QPushButton {
    background-color: #404040;
    border: 2px solid #555555;
    border-radius: 10px;
    color: white;
    font-size: 16px;
    font-weight: bold;
    min-width: 40px;
    min-height: 40px;
}

QPushButton:hover {
    background-color: #505050;
    border-color: #666666;
}

QPushButton:pressed {
    background-color: #606060;
}

/* 数字按钮特殊样式 */
QPushButton[styleClass=&quot;number&quot;] {
    background-color: #4a4a4a;
    border-color: #666666;
}

QPushButton[styleClass=&quot;number&quot;]:hover {
    background-color: #5a5a5a;
}

/* 运算符按钮特殊样式 */
QPushButton[styleClass=&quot;operator&quot;] {
    background-color: #ff9500;
    border-color: #ffad33;
    color: white;
}

QPushButton[styleClass=&quot;operator&quot;]:hover {
    background-color: #ffaa33;
}

QPushButton[styleClass=&quot;operator&quot;]:pressed {
    background-color: #e68500;
}

/* 等号按钮特殊样式 */
QPushButton[styleClass=&quot;equals&quot;] {
    background-color: #007aff;
    border-color: #3395ff;
}

QPushButton[styleClass=&quot;equals&quot;]:hover {
    background-color: #3395ff;
}

/* 显示区域样式 */
QLineEdit {
    background-color: #1a1a1a;
    border: 2px solid #444444;
    border-radius: 8px;
    color: #00ff00;
    font-size: 24px;
    font-weight: bold;
    padding: 10px;
    selection-background-color: #007acc;
}</string>
        </property>
        <property name="text">
         <string>+/-</string>
        </property>
       </widget>
      </item>
      <item row="0" column="0" colspan="4">
       <widget class="QLineEdit" name="display">
        <property name="sizePolicy">
         <sizepolicy hsizetype="Expanding" vsizetype="Preferred">
          <horstretch>0</horstretch>
          <verstretch>0</verstretch>
         </sizepolicy>
        </property>
        <property name="sizeIncrement">
         <size>
          <width>0</width>
          <height>0</height>
         </size>
        </property>
        <property name="styleSheet">
         <string notr="true"/>
        </property>
        <property name="alignment">
         <set>Qt::AlignmentFlag::AlignRight|Qt::AlignmentFlag::AlignTrailing|Qt::AlignmentFlag::AlignVCenter</set>
        </property>
       </widget>
      </item>
     </layout>
    </item>
   </layout>
  </widget>
  <widget class="QMenuBar" name="menubar">
   <property name="geometry">
    <rect>
     <x>0</x>
     <y>0</y>
     <width>573</width>
     <height>25</height>
    </rect>
   </property>
  </widget>
  <widget class="QStatusBar" name="statusbar"/>
 </widget>
 <resources/>
 <connections/>
</ui>
